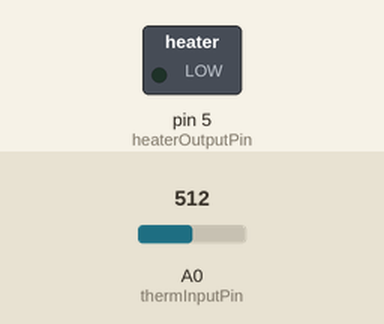
Simulated run of this sketch. Board: Arduino Uno, built with avr-gcc and run on an emulated ATmega328P. Parts: switched loads named in the sketch (green lamp = pin HIGH). Inputs (shaded band) come from the test bench; at power-on: A0 (thermInputPin) = 512.

Above: at 5.2 s.
5.3 s: A0 (thermInputPin) set to 173
7.2 s: A0 (thermInputPin) set to 154
At 9.1 s:
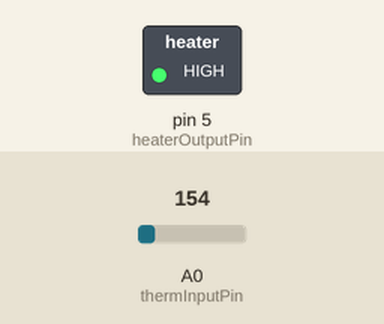
9.5 s: A0 (thermInputPin) set to 306
At 10.7 s:
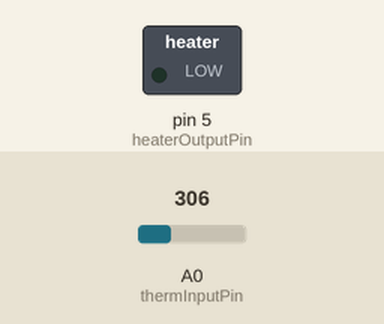
11.5 s: A0 (thermInputPin) set to 122
At 13.4 s:
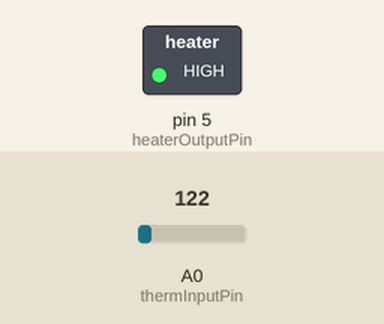
Timing chart, 0 to 14.5 s (numbered marks = the images above; inputs shaded):
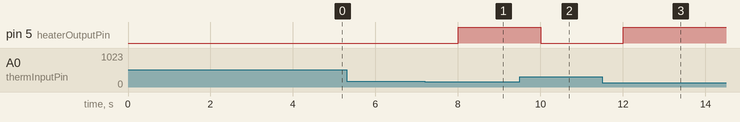

Measured:
- the behaviour switches between 166 and 165 on A0 (thermInputPin) (found by bisection; images 0 and 1)
- after the input at 5.3 s, every drawn part: stays the same
- after the input at 7.2 s, pin 5 (heaterOutputPin): LOW → HIGH after 0.80 s
- after the input at 9.5 s, pin 5 (heaterOutputPin): HIGH → LOW after 0.50 s
- after the input at 11.5 s, pin 5 (heaterOutputPin): LOW → HIGH after 0.50 s

The sketch:

CandleBurner.ino
```cpp
//Candle Burner
#include <avr/pgmspace.h>

//pin declaration
int thermInputPin = A0;
double knownResistorValue = 10930;
int heaterOutputPin = 5;

//Therm calculation variables
double K = 273.15;
double T0 = 295.3; //Kelvin Temp read in room
double R0 = 11830;   //Resistance of therm read in room at temp T0
double B = 3950;     //B value from manufacturer


void setup()
{
  // Start Serial
  Serial.begin(115200);
  pinMode(thermInputPin, INPUT_PULLUP);
  pinMode(heaterOutputPin, OUTPUT);
  digitalWrite(heaterOutputPin, LOW);
  delay(1000);
  newLine();
  delay(3000);
  // Set up Digital Output Pin
}

void loop()
{
  static int heaterOn = 0; //0 = unknown, 1 = on, 2 = off
  long currentTime = millis();
  static long lastTime = 0;

  double temp = getTemperature();

  //double setPoint = 26.667; //celcius equive to 80 farhenheit
  double setPoint = 65;
  double upperBound = setPoint + 0.5;
  double lowerBound = setPoint - 0.5;

  if(temp < lowerBound){
    if(heaterOn == 0 || heaterOn == 2){
      digitalWrite(heaterOutputPin, LOW);
      heaterOn = 1;
      //Serial.println(F("Turn Heater On"));
    }
  } else if(temp > upperBound){
    if(heaterOn == 0 || heaterOn == 1){
      digitalWrite(heaterOutputPin, HIGH);
      heaterOn = 2;
      //Serial.println(F("Turn Heater Off"));
    }
  }


  if(currentTime - lastTime > 3000){
    /* Serial.print("Celcius: ");
    Serial.print(temp);
    newLine(); */
    lastTime = currentTime;
  }

  delay(1000);
}

void newLine(void)
{
  Serial.print('\n');
}


double getTemperature(void){

//Reset to 5 for testing. Currently not using the measured input voltage value.
  double VccInput = 5;
  //read thermister input voltage ADC value
  double thermInputADC = analogRead(thermInputPin);
  //0 - 1023 equates to 0 - 5V
  //convert ADC value to voltage
  double thermInputVolts = thermInputADC * ((0.0048875855327468));
  /* Serial.print(F("Thermister Volts = "));
  Serial.print(thermInputVolts);
  Serial.print('\n'); */

  //convert thermInput voltage to thermister resistance using voltage divider
  //note that known resistor is 10.95kOhms
  double thermResistance = thermInputVolts * knownResistorValue / (5 - thermInputVolts);
  /* Serial.print(F("Therm Resistance: "));
  Serial.print(thermResistance);
  newLine(); */
  //use thermister resistance in equation below to determine Temperature
  // T0 = 295.3 Kelvin (measured temperature in room)
  // R0 = 11.83kOhms (measured resistance in room at T0 Temp)
  // B = B value provided by manufacturer
  //Equation to solve for Resistance: R0 * e^(B * (1/T - 1/T0))
  //Substituting Values: 11.83k * e^(3950 * (1/T - 1/295.3 Kelvin))
  //Solve for T
  //T = 1 / ((1/T0) + (ln(R/R0)/B))
  //double thermTemperature = 1 / ((1/T0) + (log(thermResistance / R0) / B));
  double thermTemperature = 1 / (0.0033898305 + (log(thermResistance / R0) / B));
  //Print the temperature to terminal every second
/*   Serial.print(F("Temp: "));
  Serial.print(thermTemperature);
  newLine(); */
  //Loop Delay
  thermTemperature = thermTemperature - K;

/*   Serial.print(F("Volts = "));
  Serial.print(thermInputVolts);
  Serial.print(F(", Resistance: "));
  Serial.print(thermResistance);
  Serial.print(F(", Temperature: ")); */

  //Serial.println(thermTemperature);

  return thermTemperature;
  }

//Program loop
//read input voltage, determine if it is 1023 as expected. Do nothing with this for now
//read thermister input voltage ADC value
//0 - 1023 equates to 0 - 5V
//convert ADC value to voltage
//convert thermInput voltage to thermister resistance using voltage divider
//note that known resistor is 10.95kOhms
//use thermister resistance in equation below to determine Temperature
// T0 = 295.3 Kelvin (measured temperature in room)
// R0 = 11.83kOhms (measured resistance in room at T0 Temp)
// B = B value provided by manufacturer
//Equation to solve for Resistance: R0 * e^(B * (1/T - 1/T0))
//Substituting Values: 11.83k * e^(3950 * (1/T - 1/295.3 Kelvin))
//Solve for T
//T = 1 / ((1/T0) + (ln(R/R0)/B))
//Print the temperature to terminal every second
```
